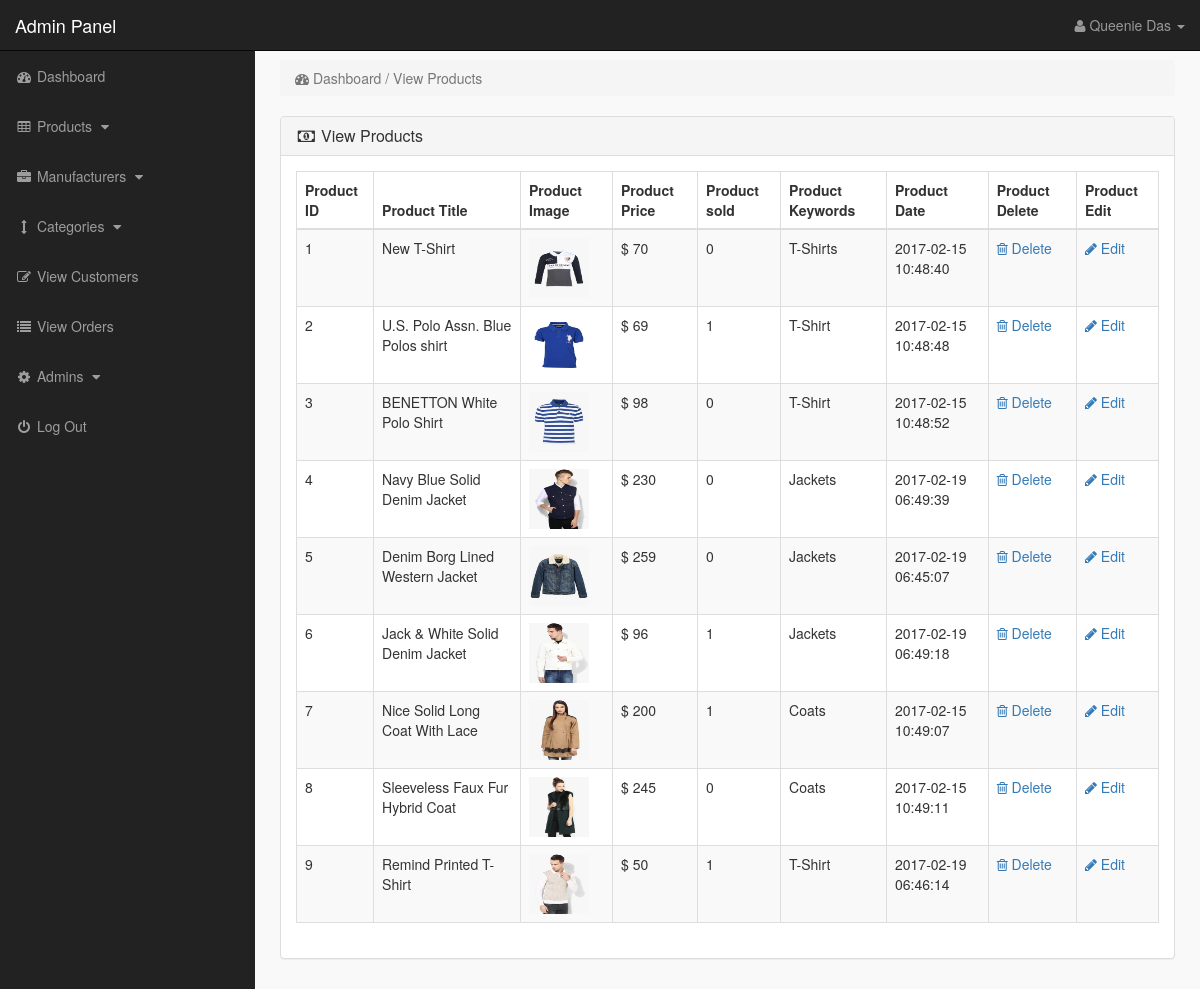
Before: /Ecom_store/admin_area/index.php?view_products (signed in) with the older database file.
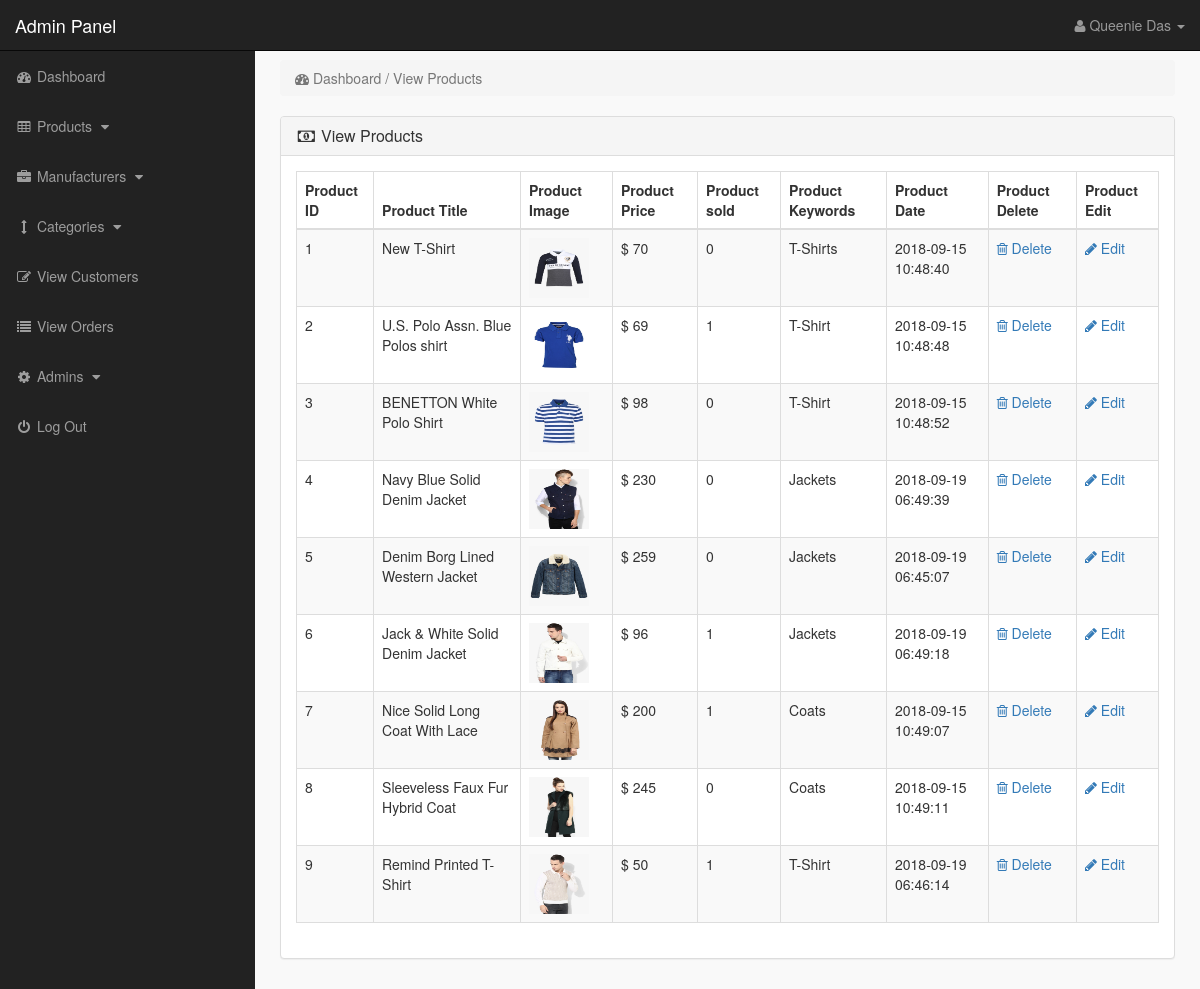
After: the same page with the newer database file.
### tables this page shows
CREATE TABLE IF NOT EXISTS `products` (
`product_id` int(10) NOT NULL,
  `p_cat_id` int(10) NOT NULL,
  `cat_id` int(10) NOT NULL,
  `manufacturer_id` int(10) NOT NULL,
  `date` timestamp NOT NULL DEFAULT CURRENT_TIMESTAMP ON UPDATE CURRENT_TIMESTAMP,
  `product_title` text NOT NULL,
  `product_url` text NOT NULL,
  `product_img1` text NOT NULL,
  `product_img2` text NOT NULL,
  `product_img3` text NOT NULL,
  `product_price` int(10) NOT NULL,
  `product_psp_price` int(100) NOT NULL,
  `product_desc` text NOT NULL,
  `product_features` text NOT NULL,
  `product_video` text NOT NULL,
  `product_keywords` text NOT NULL,
  `product_label` text NOT NULL,
  `status` varchar(255) NOT NULL
);

### Ecom_store/admin_area/view_products.php (the view)
<?php
if(!isset($_SESSION['admin_email'])){
echo "<script>window.open('login.php','_self')</script>";
}
else {
?>
<div class="row">
<div class="col-lg-12" >
<ol class="breadcrumb" >
<li class="active" >
<i class="fa fa-dashboard"></i> Dashboard / View Products
</li>
</ol>
</div>
</div>
<div class="row" >
<div class="col-lg-12" >
<div class="panel panel-default" >
<div class="panel-heading" >
<h3 class="panel-title" >
<i class="fa fa-money fa-fw" ></i> View Products
</h3>
</div>
<div class="panel-body" >
<div class="table-responsive" >
<table class="table table-bordered table-hover table-striped" >
<thead>
<tr>
<th>Product ID</th>
<th>Product Title</th>
<th>Product Image</th>
<th>Product Price</th>
<th>Product sold</th>
<th>Product Keywords</th>
<th>Product Date</th>
<th>Product Delete</th>
<th>Product Edit</th>
</tr>
</thead>
<tbody>
<?php
$i = 0;
$get_pro = "select * from products where status='product'";
$run_pro = mysqli_query($con,$get_pro);
while($row_pro=mysqli_fetch_array($run_pro)){
$pro_id = $row_pro['product_id'];
$pro_title = $row_pro['product_title'];
$pro_image = $row_pro['product_img1'];
$pro_price = $row_pro['product_price'];
$pro_keywords = $row_pro['product_keywords'];
$pro_date = $row_pro['date'];
$i++;
?>
<tr>
<td><?php echo $i; ?></td>
<td><?php echo $pro_title; ?></td>
<td><img src="product_images/<?php echo $pro_image; ?>" width="60" height="60"></td>
<td>$ <?php echo $pro_price; ?></td>
<td>
<?php
$get_sold = "select * from pending_orders where product_id='$pro_id'";
$run_sold = mysqli_query($con,$get_sold);
$count = mysqli_num_rows($run_sold);
echo $count;
?>
</td>
<td> <?php echo $pro_keywords; ?> </td>
<td><?php echo $pro_date; ?></td>
<td>
<a href="index.php?delete_product=<?php echo $pro_id; ?>">
<i class="fa fa-trash-o"> </i> Delete
</a>
</td>
<td>
<a href="index.php?edit_product=<?php echo $pro_id; ?>">
<i class="fa fa-pencil"> </i> Edit
</a>
</td>
</tr>
<?php } ?>
</tbody>
</table>
</div>
</div>
</div>
</div>
</div>
<?php } ?>

### Ecom_store/admin_area/index.php (shortened to what this page needs)
<?php
include "includes/db.php";
if (!isset($_SESSION['admin_email'])) {
    echo "<script>window.open('login.php','_self')</script>";
} else {
    ?>
<?php
    $admin_session = $_SESSION['admin_email'];
    $get_admin = "select * from admins  where admin_email='$admin_session'";
    $run_admin = mysqli_query($con, $get_admin);
    $row_admin = mysqli_fetch_array($run_admin);
    $admin_name = $row_admin['admin_name'];
    ?>
<!DOCTYPE html>
<html>
<head>
<link href="css/bootstrap.min.css" rel="stylesheet">
<link href="css/style.css" rel="stylesheet">
<link href="font-awesome/css/font-awesome.min.css" rel="stylesheet" >
</head>
<body>
<div id="wrapper">
<?php include "includes/sidebar.php";?>
<div id="page-wrapper">
<div class="container-fluid">
<?php
    if (isset($_GET['view_products'])) {
        include "view_products.php";
    }
    ?>
</div>
</div>
</div>
</body>
</html>
<?php }?>

### Ecom_store/admin_area/includes/sidebar.php (shortened to what this page needs)
<?php
if(!isset($_SESSION['admin_email'])){
echo "<script>window.open('login.php','_self')</script>";
}
else {
?>
<nav class="navbar navbar-inverse navbar-fixed-top" >
<div class="navbar-header" >
<a class="navbar-brand" href="index.php?dashboard" >Admin Panel</a>
</div>
<ul class="nav navbar-right top-nav" >
<li class="dropdown" >
<a href="#" class="dropdown-toggle" data-toggle="dropdown" >
<i class="fa fa-user" ></i>
<?php echo $admin_name; ?> <b class="caret" ></b>
</a>
</li>
</ul>
<div class="collapse navbar-collapse navbar-ex1-collapse">
<ul class="nav navbar-nav side-nav">
<li>
<a href="index.php?dashboard">
<i class="fa fa-fw fa-dashboard"></i> Dashboard
</a>
</li>
<li>
<a href="#" data-toggle="collapse" data-target="#products">
<i class="fa fa-fw fa-table"></i> Products
<i class="fa fa-fw fa-caret-down"></i>
</a>
</li>
<li>
<a href="#" data-toggle="collapse" data-target="#manufacturers">
<i class="fa fa-fw fa-briefcase"></i> Manufacturers
<i class="fa fa-fw fa-caret-down"></i>
</a>
</li>
<li>
<a href="#" data-toggle="collapse" data-target="#cat">
<i class="fa fa-fw fa-arrows-v"></i> Categories
<i class="fa fa-fw fa-caret-down"></i>
</a>
</li>
<li>
<a href="index.php?view_customers">
<i class="fa fa-fw fa-edit"></i> View Customers
</a>
</li>
<li>
<a href="index.php?view_orders">
<i class="fa fa-fw fa-list"></i> View Orders
</a>
</li>
<li>
<a href="#" data-toggle="collapse" data-target="#users">
<i class="fa fa-fw fa-gear"></i> Admins
<i class="fa fa-fw fa-caret-down"></i>
</a>
</li>
<li>
<a href="logout.php">
<i class="fa fa-fw fa-power-off"></i> Log Out
</a>
</li>
</ul>
</div>
</nav>
<?php } ?>

### Ecom_store/admin_area/css/style.css (style rules this page uses)
body { margin-top:100px; }
@media (min-width: 768px) { body { margin-top:50px; } }
#wrapper { padding-left:0; }
#page-wrapper { width:100%; padding:0; background-color:#F9F9F9; }
@media (min-width: 768px) { #wrapper { padding-left:255px; } }
@media (min-width: 768px) { #page-wrapper { padding:10px; } }
.top-nav { padding:0 15px; }
.top-nav>li { display:inline-block; float:left; }
.top-nav>li>a { padding-top:15px; padding-bottom:15px; line-height:20px; color:#999; }
@media (min-width: 768px) { .side-nav { position:fixed; top:51px; width:255px; border-radius:0; overflow-y:auto; background-color: #222; bottom:0; overflow-x:hidden; padding-bottom:40px; } }
@media (min-width: 768px) { .side-nav>li>a { width:255px; } }
.panel-body { border-radius:5px; }

Changed rows visible on the page:
changed products "New T-Shirt": date "2017-02-15 10:48:40" → "2018-09-15 10:48:40"
changed products "U.S. Polo Assn. Blue Polos shirt": date "2017-02-15 10:48:48" → "2018-09-15 10:48:48"
changed products "BENETTON White Polo Shirt": date "2017-02-15 10:48:52" → "2018-09-15 10:48:52"
changed products "Navy Blue Solid Denim Jacket": date "2017-02-19 06:49:39" → "2018-09-19 06:49:39"
changed products "Denim Borg Lined Western Jacket": date "2017-02-19 06:45:07" → "2018-09-19 06:45:07"
changed products "Jack & White Solid Denim Jacket": date "2017-02-19 06:49:18" → "2018-09-19 06:49:18"
changed products "Nice Solid Long Coat With Lace": date "2017-02-15 10:49:07" → "2018-09-15 10:49:07"
changed products "Sleeveless Faux Fur Hybrid Coat": date "2017-02-15 10:49:11" → "2018-09-15 10:49:11"
changed products "Remind Printed T-Shirt": date "2017-02-19 06:46:14" → "2018-09-19 06:46:14"
